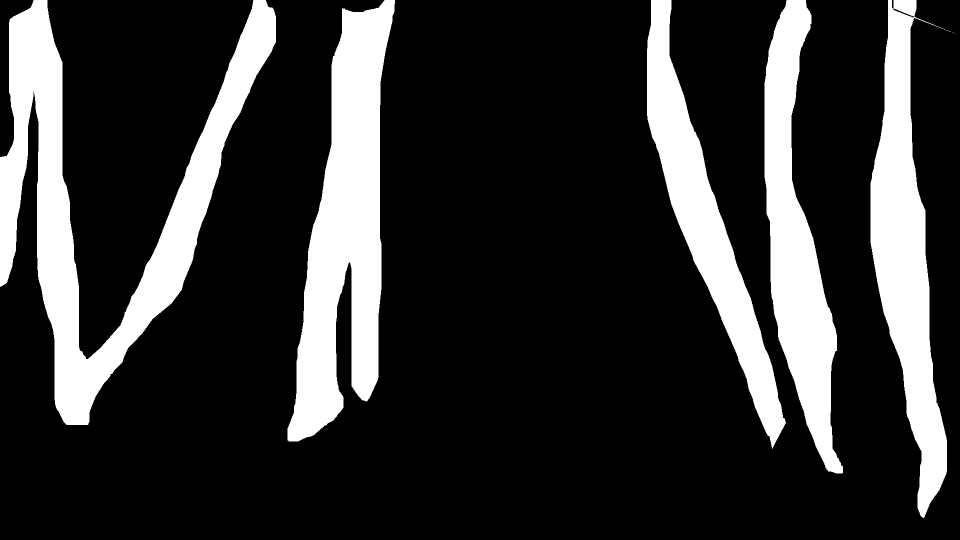
#> input picture test.png, 1920 x 1080 px, given in place of 2020-10-27_10:16:28.png, which was not available (shown at 1/2 size)
$ python test_densecrf.py
#> lines starting #> are read from the running program, lines starting #| are printed output that depends on the picture; after the words box and inside, x2 and y2 are one past the last pixel; in counts of white or black regions, pixels touching at a corner belong together; pictures that were not available may be replaced by others from this repository, and a replacement may not be noted
import numpy as np
import cv2
import pydensecrf.densecrf as dcrf
from skimage.segmentation import relabel_sequential
from pydensecrf.utils import unary_from_labels, create_pairwise_bilateral, create_pairwise_gaussian
import os
import pdb

def sigmoid(x):
    return 1 / (1 + np.exp(-x))

img = cv2.imread("./data_densecrf/2020-10-27_10:16:28.png")
#> img is the input picture: shape (1080, 1920, 3); 20.2% white; 15 white regions (10 under 20 px), largest, box (x1, y1, x2, y2) and area: (0, 0, 552, 850) 122508, (575, 0, 790, 883) 97820, (1741, 0, 1894, 1036) 72132, (1529, 0, 1686, 947) 66956, (1294, 0, 1572, 898) 60435
img = cv2.resize(img, (1280, 720))
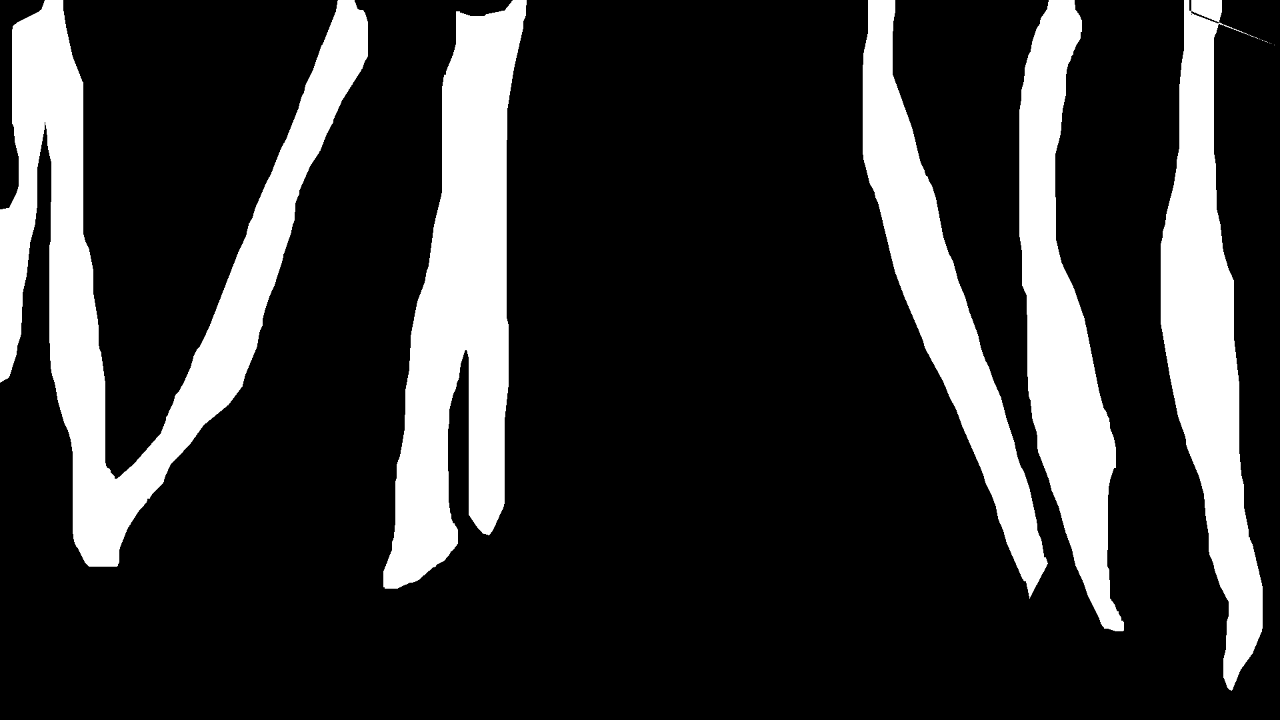
#> img: shape (720, 1280, 3); min 0, max 255, mean 51.6
mask_core = cv2.imread("./data_densecrf/mask_core.png", cv2.IMREAD_ANYDEPTH)
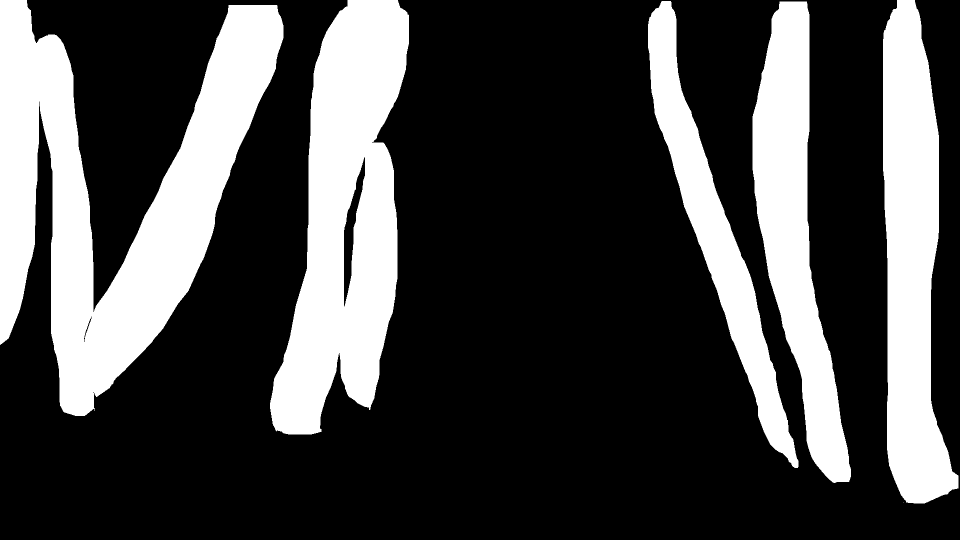
#> input picture data_densecrf/mask_core.png, 1920 x 1080 px (shown at 1/2 size)
#> mask_core: shape (1080, 1920); values 0 (black) and 1 (white), 27.8% white; 7 white regions (2 under 20 px), largest, box (x1, y1, x2, y2) and area: (0, 0, 567, 832) 197779, (540, 0, 818, 869) 141575, (1766, 0, 1917, 1007) 96763, (1505, 3, 1702, 966) 82704, (1296, 2, 1597, 936) 58349
mask_core = cv2.resize(mask_core, (1280, 720), cv2.INTER_NEAREST)
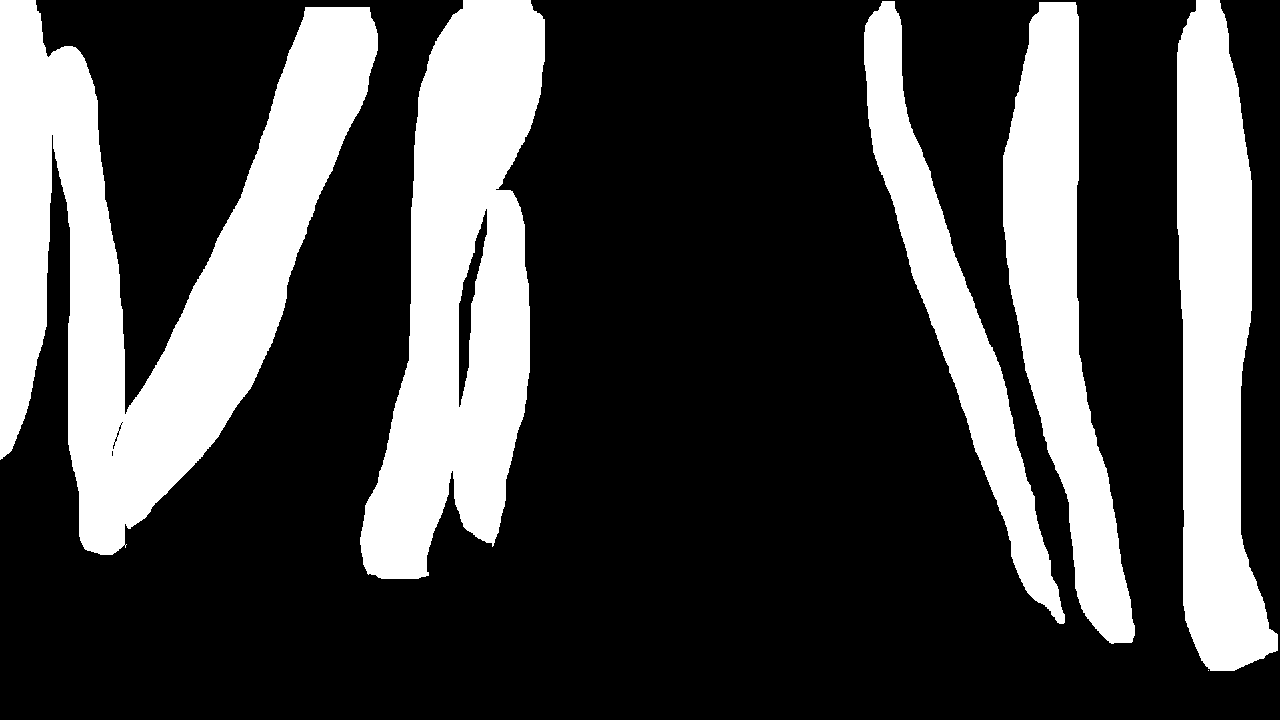
#> mask_core: shape (720, 1280); values 0 (black) and 1 (white), 27.8% white; 6 white regions (1 under 20 px), largest, box (x1, y1, x2, y2) and area: (0, 0, 378, 555) 87914, (360, 0, 545, 579) 62935, (1177, 0, 1278, 671) 43057, (1003, 2, 1135, 644) 36770, (864, 1, 1065, 624) 25937
mask_core = (mask_core/np.max(mask_core)).astype(np.uint32)

mask_around = cv2.imread("./data_densecrf/mask_around.png", cv2.IMREAD_ANYDEPTH)
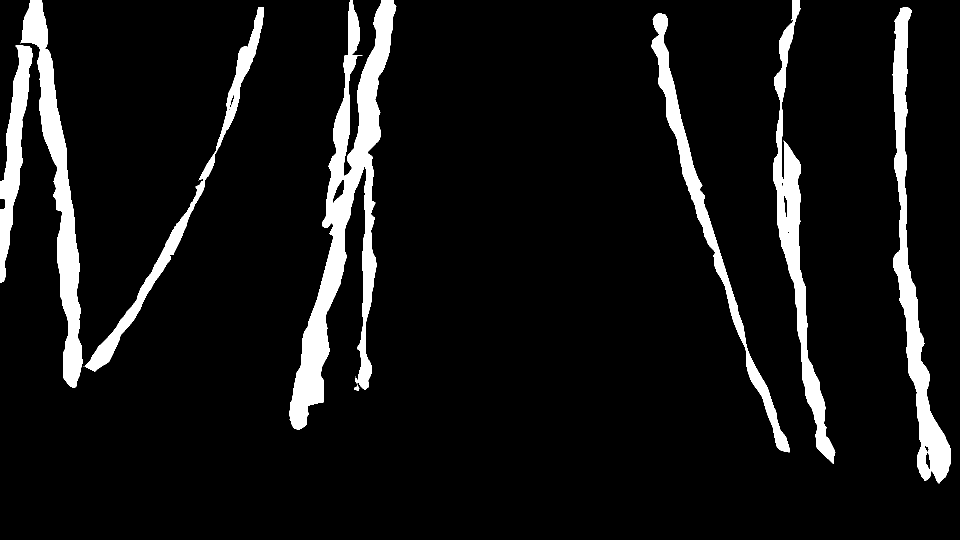
#> input picture data_densecrf/mask_around.png, 1920 x 1080 px (shown at 1/2 size)
#> mask_around: shape (1080, 1920); values 0 (black) and 1 (white), 8% white; 10 white regions (2 under 20 px), largest, box (x1, y1, x2, y2) and area: (579, 0, 793, 859) 48962, (1785, 14, 1902, 967) 25774, (41, 0, 166, 775) 25278
mask_around = cv2.resize(mask_around, (1280, 720), cv2.INTER_NEAREST)
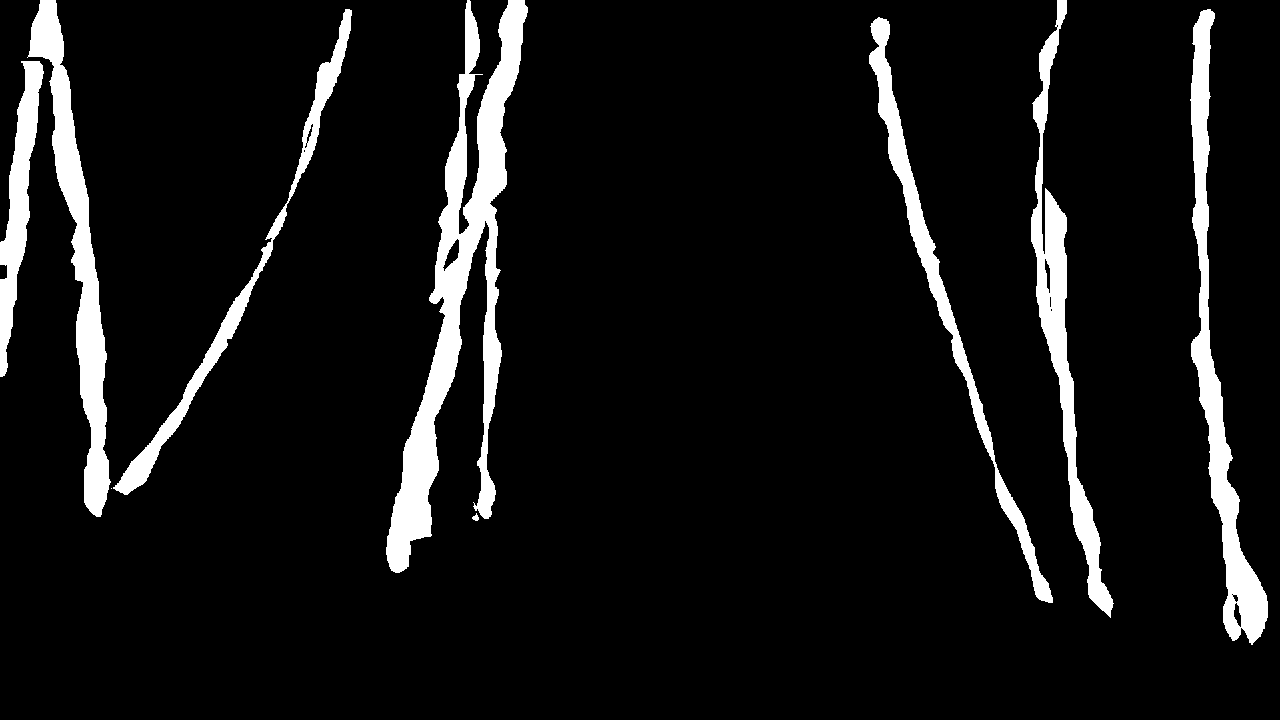
#> mask_around: shape (720, 1280); values 0 (black) and 1 (white), 8% white; 9 white regions (1 under 20 px), largest, box (x1, y1, x2, y2) and area: (386, 0, 528, 573) 21763, (1190, 9, 1268, 645) 11464, (27, 0, 111, 517) 11231
mask_around = (mask_around/np.max(mask_around)).astype(np.uint32)

image_width = img.shape[1]
#> image_width = 1280
image_height = img.shape[0]
#> image_height = 720
annos = np.zeros([image_height, image_width], dtype=np.uint32)
#mask_around = np.zeros([image_height, image_width], dtype=np.uint32)
#mask_around = mask_around + 1
annos += mask_around
#kernel = np.ones((5,5),np.uint8)
#annos += cv2.dilate(mask_core.astype(np.uint8), kernel, iterations=3)
#annos -= cv2.bitwise_and(mask_around.astype(np.uint8), mask_core.astype(np.uint8))
annos += mask_core * 2
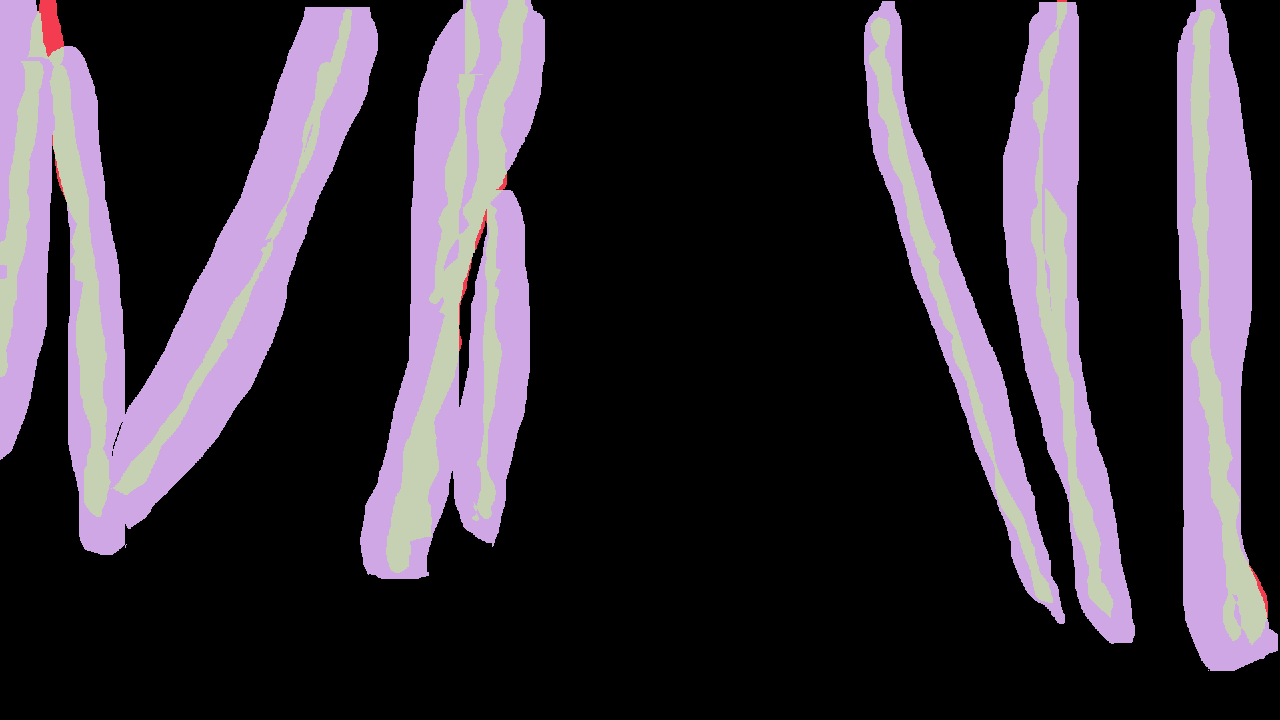
#> annos: shape (720, 1280) uint32; 4 distinct labels, from 0 to 3; one colour per label, 0 black
colors, labels = np.unique(annos, return_inverse=True)
#> colors = [0, 1, 2, 3]

EPSILON = 1e-8

n_label = 3
tau = 1.05
# Setup the CRF model
#> (the run stopped early here; a loop or call above may not have finished)
